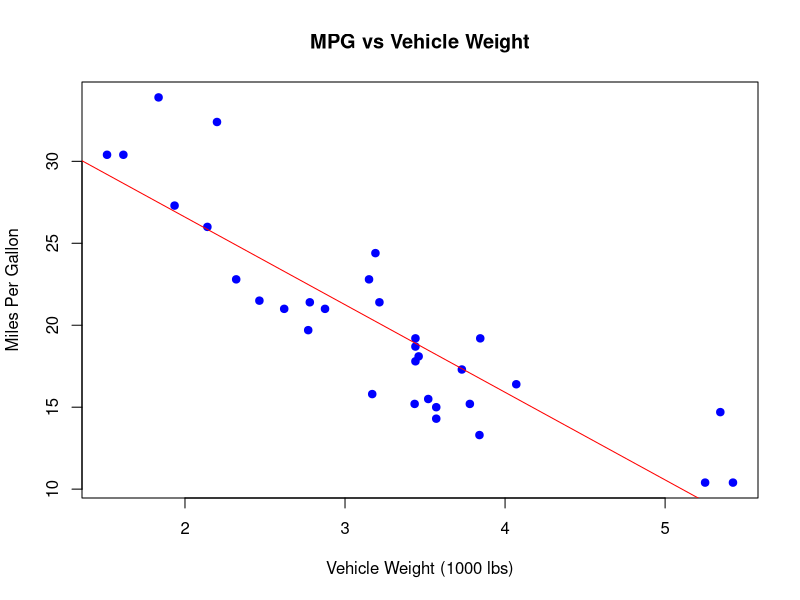

The R script that drew this image:
# Programming Assignment 9
# Simeon Sipes
# 07/19/26
# Simple linear regression using the mtcars dataset

# Create a scatterplot of MPG based on vehicle weight.
plot(mtcars$wt, mtcars$mpg,
     main = "MPG vs Vehicle Weight",
     xlab = "Vehicle Weight (1000 lbs)",
     ylab = "Miles Per Gallon",
     pch = 19,
     col = "blue")

# Fit a linear model to predict MPG based on vehicle weight.
lm_mpg_weight <- lm(mpg ~ wt, data = mtcars)

# Add the fitted regression line to the scatterplot.
abline(lm_mpg_weight, col = "red")

# Extract the slope and hypothesis test results.
slope <- coef(lm_mpg_weight)["wt"]
summary_model <- summary(lm_mpg_weight)

p_value <- summary_model$coefficients["wt", "Pr(>|t|)"]

cat("Slope Estimate:", slope, "\n")
cat("p-value:", p_value, "\n")

# Calculate the 95% confidence interval for the slope.
conf_interval <- confint(lm_mpg_weight, "wt", level = 0.95)

cat("95% Confidence Interval for Slope:",
    conf_interval[1], conf_interval[2], "\n")

# Interpret the slope and statistical significance.
cat("The slope indicates that for each additional 1,000 pounds,\n")
cat("the expected MPG changes by", slope, "miles per gallon.\n")

alpha <- 0.05

if (p_value < alpha) {
  cat("The slope is statistically significant at the 0.05 level, indicating\n")
  cat("a significant relationship between weight and fuel efficiency.\n")
} else {
  cat("The slope is not statistically significant at the 0.05 level.\n")
}

# Predict MPG for a vehicle weighing 6,000 pounds.
new_weight <- data.frame(wt = 6)

mpg_prediction <- predict(lm_mpg_weight,
                          newdata = new_weight,
                          interval = "prediction",
                          level = 0.95)

cat("Predicted MPG for a 6,000-pound vehicle:\n")
print(mpg_prediction)

# Check whether the predicted weight is within the dataset range.
weight_range <- range(mtcars$wt)

if (6 < weight_range[1] || 6 > weight_range[2]) {
  cat("Note: The weight value is outside the range of the dataset, which\n")
  cat("limits the accuracy of the prediction. Use caution when interpreting\n")
  cat("this result.\n")
}
